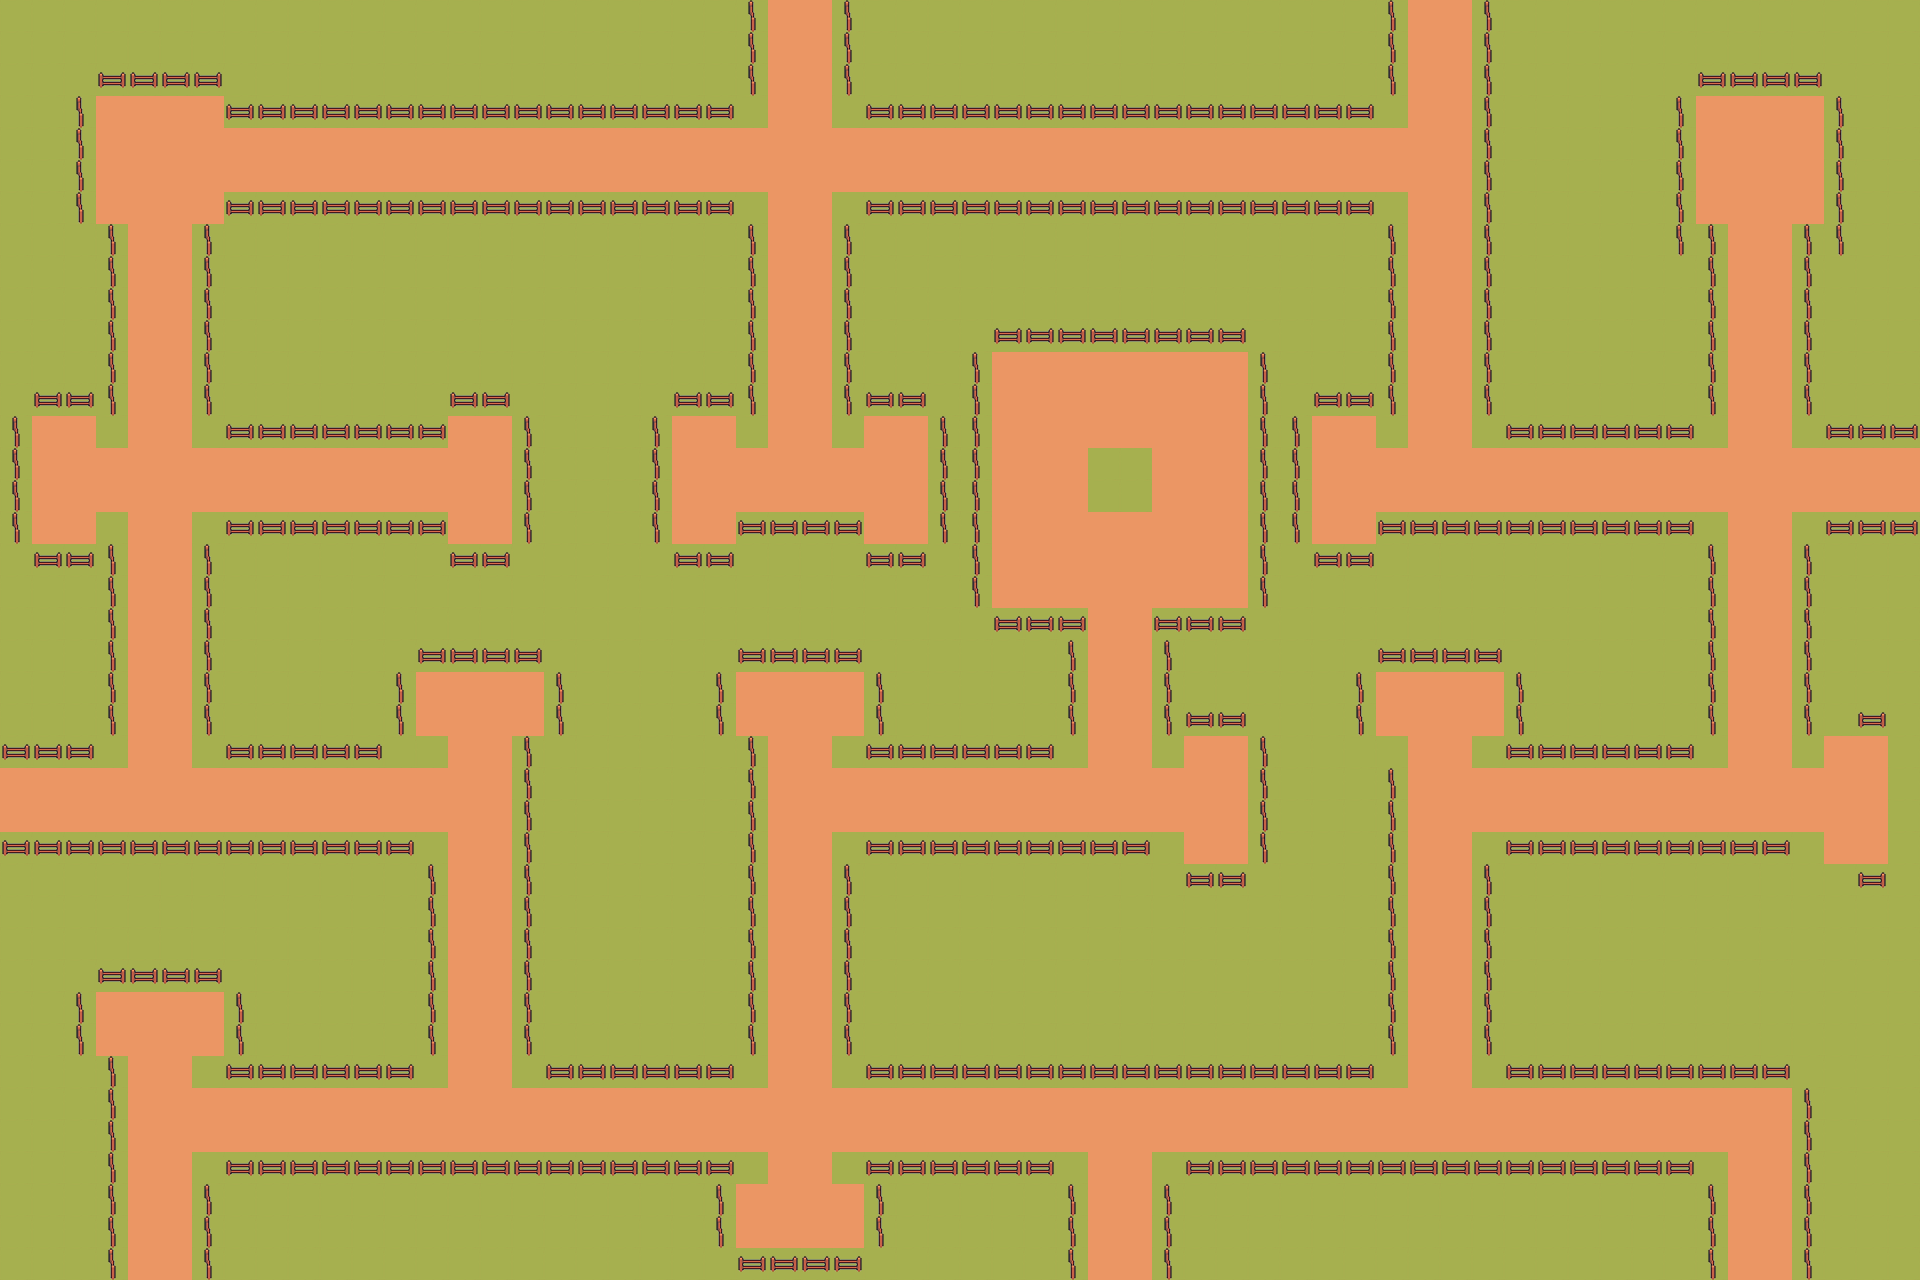

This is a level from a 2D game, rendered from its Tiled map with the project's own tilesets. A one-line summary and the map file follow, with tile-layer data summarised:
An orthogonal 60x40 tile map with 32x32 px tiles, 2 tile layers (ground&path, obstacles), 2 tilesets and 1 object.

<map version="1.10" tiledversion="1.11.2" orientation="orthogonal" renderorder="right-down" width="60" height="40" tilewidth="32" tileheight="32" infinite="0" nextlayerid="7" nextobjectid="3">
 <editorsettings>
  <export target="mapa1.json" format="json" />
 </editorsettings>
 <tileset firstgid="1" name="archer" tilewidth="128" tileheight="128" tilecount="6" columns="6">
  <image source="../assets/Archer/Idle.png" width="768" height="128" />
  <tile id="0">
   <animation>
    <frame tileid="0" duration="100" />
    <frame tileid="1" duration="100" />
    <frame tileid="2" duration="100" />
    <frame tileid="3" duration="100" />
    <frame tileid="4" duration="100" />
    <frame tileid="5" duration="100" />
   </animation>
  </tile>
 </tileset>
 <tileset firstgid="7" name="tileSet" tilewidth="32" tileheight="32" tilecount="112" columns="8">
  <image source="tile-set.png" width="256" height="448" />
  <tile id="80">
   <properties>
    <property name="collides" type="bool" value="true" />
   </properties>
  </tile>
  <tile id="81">
   <properties>
    <property name="collides" type="bool" value="true" />
   </properties>
  </tile>
  <tile id="82">
   <properties>
    <property name="collides" type="bool" value="true" />
   </properties>
  </tile>
  <tile id="83">
   <properties>
    <property name="collides" type="bool" value="true" />
   </properties>
  </tile>
  <tile id="84">
   <properties>
    <property name="collides" type="bool" value="true" />
   </properties>
  </tile>
  <tile id="85">
   <properties>
    <property name="collides" type="bool" value="true" />
   </properties>
  </tile>
  <tile id="86">
   <properties>
    <property name="collides" type="bool" value="true" />
   </properties>
  </tile>
  <tile id="88">
   <properties>
    <property name="collides" type="bool" value="true" />
   </properties>
  </tile>
  <tile id="89">
   <properties>
    <property name="collides" type="bool" value="true" />
   </properties>
  </tile>
  <tile id="90">
   <properties>
    <property name="collides" type="bool" value="true" />
   </properties>
  </tile>
  <tile id="91">
   <properties>
    <property name="collides" type="bool" value="true" />
   </properties>
  </tile>
  <tile id="96">
   <properties>
    <property name="collides" type="bool" value="true" />
   </properties>
  </tile>
  <tile id="97">
   <properties>
    <property name="collides" type="bool" value="true" />
   </properties>
  </tile>
  <tile id="98">
   <properties>
    <property name="collides" type="bool" value="true" />
   </properties>
  </tile>
  <tile id="99">
   <properties>
    <property name="collides" type="bool" value="true" />
   </properties>
  </tile>
  <tile id="104">
   <properties>
    <property name="collides" type="bool" value="true" />
   </properties>
  </tile>
  <tile id="105">
   <properties>
    <property name="collides" type="bool" value="true" />
   </properties>
  </tile>
 </tileset>
 <layer id="3" name="ground&amp;path" width="60" height="40">
  <properties>
   <property name="collides" type="bool" value="true" />
  </properties>
  <data>[2400 cells, 2400 non-empty, 2 distinct tile ids]</data>
 </layer>
 <layer id="5" name="obstacles" width="60" height="40">
  <data>[2400 cells, 538 non-empty, 2 distinct tile ids]</data>
 </layer>
 <objectgroup id="6" name="deco" />
 <objectgroup id="4" name="archer">
  <object id="1" gid="1" x="131" y="177.333" width="64" height="64" />
 </objectgroup>
</map>
